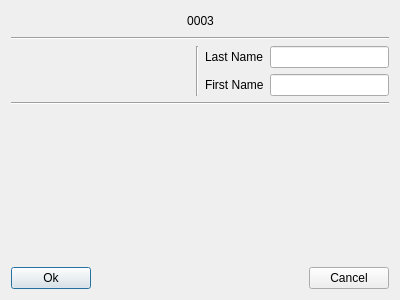
<?xml version="1.0" encoding="UTF-8"?>
<ui version="4.0">
 <class>Dialog</class>
 <widget class="QDialog" name="Dialog">
  <property name="geometry">
   <rect>
    <x>0</x>
    <y>0</y>
    <width>400</width>
    <height>300</height>
   </rect>
  </property>
  <property name="windowTitle">
   <string>Dialog</string>
  </property>
  <layout class="QVBoxLayout" name="verticalLayout">
   <item>
    <layout class="QHBoxLayout" name="horizontalLayout">
     <item>
      <spacer name="horizontalSpacer">
       <property name="orientation">
        <enum>Qt::Horizontal</enum>
       </property>
       <property name="sizeHint" stdset="0">
        <size>
         <width>40</width>
         <height>20</height>
        </size>
       </property>
      </spacer>
     </item>
     <item>
      <widget class="QLabel" name="label">
       <property name="text">
        <string>0003</string>
       </property>
       <property name="alignment">
        <set>Qt::AlignCenter</set>
       </property>
      </widget>
     </item>
     <item>
      <spacer name="horizontalSpacer_2">
       <property name="orientation">
        <enum>Qt::Horizontal</enum>
       </property>
       <property name="sizeHint" stdset="0">
        <size>
         <width>40</width>
         <height>20</height>
        </size>
       </property>
      </spacer>
     </item>
    </layout>
   </item>
   <item>
    <widget class="Line" name="line">
     <property name="orientation">
      <enum>Qt::Horizontal</enum>
     </property>
    </widget>
   </item>
   <item>
    <layout class="QHBoxLayout" name="horizontalLayout_2">
     <item>
      <spacer name="horizontalSpacer_3">
       <property name="orientation">
        <enum>Qt::Horizontal</enum>
       </property>
       <property name="sizeHint" stdset="0">
        <size>
         <width>40</width>
         <height>20</height>
        </size>
       </property>
      </spacer>
     </item>
     <item>
      <widget class="Line" name="line_3">
       <property name="orientation">
        <enum>Qt::Vertical</enum>
       </property>
      </widget>
     </item>
     <item>
      <layout class="QGridLayout" name="gridLayout">
       <item row="0" column="0">
        <widget class="QLabel" name="label_2">
         <property name="text">
          <string>Last Name</string>
         </property>
        </widget>
       </item>
       <item row="0" column="1">
        <widget class="QLineEdit" name="lineEdit"/>
       </item>
       <item row="1" column="0">
        <widget class="QLabel" name="label_3">
         <property name="text">
          <string>First Name</string>
         </property>
        </widget>
       </item>
       <item row="1" column="1">
        <widget class="QLineEdit" name="lineEdit_2"/>
       </item>
      </layout>
     </item>
    </layout>
   </item>
   <item>
    <widget class="Line" name="line_2">
     <property name="orientation">
      <enum>Qt::Horizontal</enum>
     </property>
    </widget>
   </item>
   <item>
    <spacer name="verticalSpacer">
     <property name="orientation">
      <enum>Qt::Vertical</enum>
     </property>
     <property name="sizeHint" stdset="0">
      <size>
       <width>20</width>
       <height>143</height>
      </size>
     </property>
    </spacer>
   </item>
   <item>
    <layout class="QHBoxLayout" name="horizontalLayout_3">
     <item>
      <widget class="QPushButton" name="pushButton">
       <property name="text">
        <string>Ok</string>
       </property>
      </widget>
     </item>
     <item>
      <spacer name="horizontalSpacer_4">
       <property name="orientation">
        <enum>Qt::Horizontal</enum>
       </property>
       <property name="sizeHint" stdset="0">
        <size>
         <width>40</width>
         <height>20</height>
        </size>
       </property>
      </spacer>
     </item>
     <item>
      <widget class="QPushButton" name="pushButton_2">
       <property name="text">
        <string>Cancel</string>
       </property>
      </widget>
     </item>
    </layout>
   </item>
  </layout>
 </widget>
 <layoutdefault spacing="6" margin="11"/>
 <resources/>
 <connections/>
</ui>
